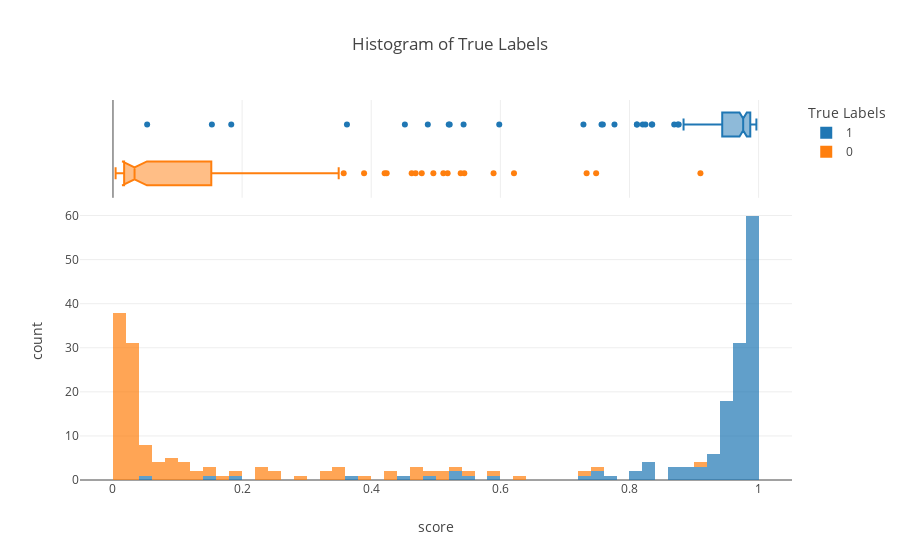
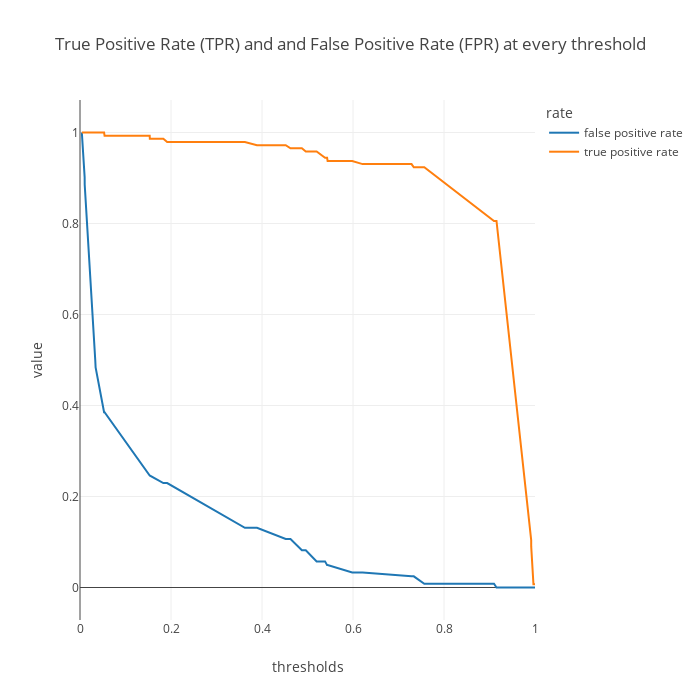
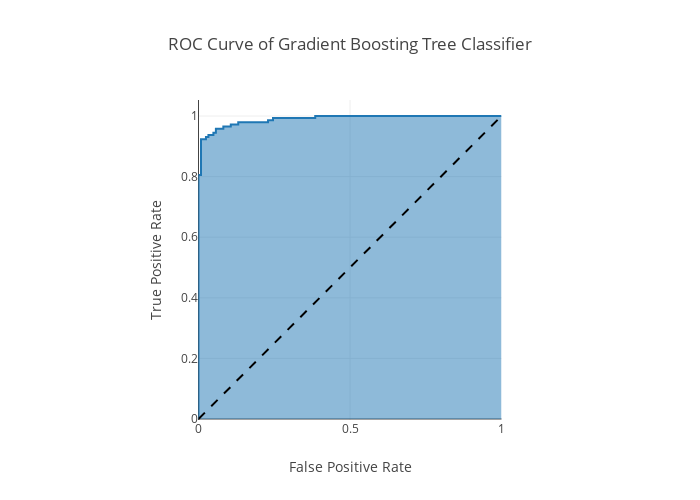

The notebook cell these images were saved under, in order:
### Markdown cell above
## D) Histogram of True Labels, True Positive Rate/False Positive Rate at Every Threshold and ROC Curve

### Code cell
gb = GradientBoostingClassifier()
gb.fit(X_train, y_train)
y_score = gb.predict_proba(X_test)[:, 1]
fpr, tpr, thresholds = roc_curve(y_test, y_score)

#histogram of scores compared to true labels
fig_hist = px.histogram( x = y_score, color = y_test, nbins = 50, 
labels = dict(color = 'True Labels', x = 'score'), title = 'Histogram of True Labels', opacity = 0.7,
marginal = 'box')
fig_hist.show()


df_tp = pd.DataFrame({
    'false positive rate' : fpr,
    'true positive rate' : tpr
}, index = thresholds)
df_tp.index.name = 'thresholds'
df_tp.columns.name = 'rate'

fig_thresh = px.line(df_tp, title = 'True Positive Rate (TPR) and and False Positive Rate (FPR) at every threshold',
width = 700, height = 700)

fig_thresh.update_yaxes(scaleanchor = 'x', scaleratio = 1)
fig_thresh.update_xaxes(range = [0,1], constrain = 'domain')
fig_thresh.show()

fig = px.area( x = fpr, y = tpr, 
title = 'ROC Curve of Gradient Boosting Tree Classifier',
labels = dict(x = 'False Positive Rate', y = 'True Positive Rate'),
width = 700, height = 500)

fig.add_shape(
    type = 'line', line = dict(dash = 'dash'),
    x0 = 0, x1 = 1, y0=0, y1=1
)

fig.update_yaxes(scaleanchor = 'x', scaleratio = 1)
fig.update_xaxes(range = [0,1], constrain = 'domain')
fig.show()

### Figure 1 — Plotly figure (JSON) as saved in the notebook; plotly's stock layout.template omitted (floating-point values rounded to 4 significant figures; data arrays with more than 128 entries replaced by an {"elided": "..."} marker saying what was removed)
{"data": [{"alignmentgroup": "True", "bingroup": "x", "hovertemplate": "True Labels=1<br>score=%{x}<br>count=%{y}<extra></extra>", "legendgroup": "1", "marker": {"color": "#1F77B4", "opacity": 0.7}, "name": "1", "nbinsx": 50, "offsetgroup": "1", "orientation": "v", "showlegend": true, "type": "histogram", "x": {"elided": "144 float values"}, "xaxis": "x", "yaxis": "y"}, {"alignmentgroup": "True", "hovertemplate": "True Labels=1<br>score=%{x}<extra></extra>", "legendgroup": "1", "marker": {"color": "#1F77B4"}, "name": "1", "notched": true, "offsetgroup": "1", "showlegend": false, "type": "box", "x": {"elided": "144 float values"}, "xaxis": "x2", "yaxis": "y2"}, {"alignmentgroup": "True", "bingroup": "x", "hovertemplate": "True Labels=0<br>score=%{x}<br>count=%{y}<extra></extra>", "legendgroup": "0", "marker": {"color": "#FF7F0E", "opacity": 0.7}, "name": "0", "nbinsx": 50, "offsetgroup": "0", "orientation": "v", "showlegend": true, "type": "histogram", "x": [0.03352, 0.006616, 0.06687, 0.01161, 0.05398, 0.3266, 0.1092, 0.02244, 0.01707, 0.1367, 0.1267, 0.01906, 0.4782, 0.1657, 0.3496, 0.007832, 0.01165, 0.07848, 0.0219, 0.5895, 0.4688, 0.01655, 0.1052, 0.009313, 0.08664, 0.01814, 0.7336, 0.01114, 0.01693, 0.2319, 0.03328, 0.1916, 0.02902, 0.01937, 0.2379, 0.08373, 0.04769, 0.01036, 0.01246, 0.0263, 0.4239, 0.2465, 0.9099, 0.01494, 0.02497, 0.04986, 0.3443, 0.01023, 0.0254, 0.02196, 0.009692, 0.01115, 0.04062, 0.01352, 0.01784, 0.07377, 0.009143, 0.0294, 0.007289, 0.01042, 0.1049, 0.01023, 0.3573, 0.02572, 0.01816, 0.004054, 0.02091, 0.01865, 0.7484, 0.5442, 0.2934, 0.4963, 0.07657, 0.01811, 0.01086, 0.02066, 0.02951, 0.03929, 0.01302, 0.008983, 0.02134, 0.5117, 0.326, 0.008224, 0.1148, 0.02764, 0.4208, 0.02258, 0.03295, 0.4626, 0.08452, 0.007824, 0.009635, 0.02273, 0.02684, 0.014, 0.0049, 0.6211, 0.0343, 0.5184, 0.03448, 0.03171, 0.01728, 0.2397, 0.0385, 0.5386, 0.1523, 0.03595, 0.3889, 0.09463, 0.1535, 0.03214, 0.01385, 0.08762, 0.04518, 0.04892, 0.02003, 0.03352, 0.02056, 0.0475, 0.2427, 0.03464], "xaxis": "x", "yaxis": "y"}, {"alignmentgroup": "True", "hovertemplate": "True Labels=0<br>score=%{x}<extra></extra>", "legendgroup": "0", "marker": {"color": "#FF7F0E"}, "name": "0", "notched": true, "offsetgroup": "0", "showlegend": false, "type": "box", "x": [0.03352, 0.006616, 0.06687, 0.01161, 0.05398, 0.3266, 0.1092, 0.02244, 0.01707, 0.1367, 0.1267, 0.01906, 0.4782, 0.1657, 0.3496, 0.007832, 0.01165, 0.07848, 0.0219, 0.5895, 0.4688, 0.01655, 0.1052, 0.009313, 0.08664, 0.01814, 0.7336, 0.01114, 0.01693, 0.2319, 0.03328, 0.1916, 0.02902, 0.01937, 0.2379, 0.08373, 0.04769, 0.01036, 0.01246, 0.0263, 0.4239, 0.2465, 0.9099, 0.01494, 0.02497, 0.04986, 0.3443, 0.01023, 0.0254, 0.02196, 0.009692, 0.01115, 0.04062, 0.01352, 0.01784, 0.07377, 0.009143, 0.0294, 0.007289, 0.01042, 0.1049, 0.01023, 0.3573, 0.02572, 0.01816, 0.004054, 0.02091, 0.01865, 0.7484, 0.5442, 0.2934, 0.4963, 0.07657, 0.01811, 0.01086, 0.02066, 0.02951, 0.03929, 0.01302, 0.008983, 0.02134, 0.5117, 0.326, 0.008224, 0.1148, 0.02764, 0.4208, 0.02258, 0.03295, 0.4626, 0.08452, 0.007824, 0.009635, 0.02273, 0.02684, 0.014, 0.0049, 0.6211, 0.0343, 0.5184, 0.03448, 0.03171, 0.01728, 0.2397, 0.0385, 0.5386, 0.1523, 0.03595, 0.3889, 0.09463, 0.1535, 0.03214, 0.01385, 0.08762, 0.04518, 0.04892, 0.02003, 0.03352, 0.02056, 0.0475, 0.2427, 0.03464], "xaxis": "x2", "yaxis": "y2"}], "layout": {"barmode": "relative", "legend": {"title": {"text": "True Labels"}, "tracegroupgap": 0}, "title": {"text": "Histogram of True Labels"}, "xaxis": {"anchor": "y", "domain": [0, 1], "title": {"text": "score"}}, "xaxis2": {"anchor": "y2", "domain": [0, 1], "matches": "x", "showgrid": true, "showticklabels": false}, "yaxis": {"anchor": "x", "domain": [0, 0.7326], "title": {"text": "count"}}, "yaxis2": {"anchor": "x2", "domain": [0.7426, 1], "matches": "y2", "showgrid": false, "showline": false, "showticklabels": false, "ticks": ""}}}

### Figure 2 — Plotly figure (JSON) as saved in the notebook; plotly's stock layout.template omitted (floating-point values rounded to 4 significant figures)
{"data": [{"hovertemplate": "rate=false positive rate<br>thresholds=%{x}<br>value=%{y}<extra></extra>", "legendgroup": "false positive rate", "line": {"color": "#1F77B4", "dash": "solid"}, "mode": "lines", "name": "false positive rate", "orientation": "v", "showlegend": true, "type": "scatter", "x": [1.997, 0.9966, 0.9917, 0.9916, 0.9154, 0.9099, 0.7567, 0.7336, 0.7287, 0.6211, 0.5983, 0.5442, 0.5431, 0.5386, 0.52, 0.4963, 0.4876, 0.4626, 0.4521, 0.3889, 0.3624, 0.1916, 0.1832, 0.1535, 0.1532, 0.05398, 0.05292, 0.0343, 0.03352, 0.01036, 0.01023, 0.004054], "xaxis": "x", "y": [0, 0, 0, 0, 0, 0.008197, 0.008197, 0.02459, 0.02459, 0.03279, 0.03279, 0.04918, 0.04918, 0.05738, 0.05738, 0.08197, 0.08197, 0.1066, 0.1066, 0.1311, 0.1311, 0.2295, 0.2295, 0.2459, 0.2459, 0.3852, 0.3852, 0.4836, 0.5, 0.8852, 0.9016, 1], "yaxis": "y"}, {"hovertemplate": "rate=true positive rate<br>thresholds=%{x}<br>value=%{y}<extra></extra>", "legendgroup": "true positive rate", "line": {"color": "#FF7F0E", "dash": "solid"}, "mode": "lines", "name": "true positive rate", "orientation": "v", "showlegend": true, "type": "scatter", "x": [1.997, 0.9966, 0.9917, 0.9916, 0.9154, 0.9099, 0.7567, 0.7336, 0.7287, 0.6211, 0.5983, 0.5442, 0.5431, 0.5386, 0.52, 0.4963, 0.4876, 0.4626, 0.4521, 0.3889, 0.3624, 0.1916, 0.1832, 0.1535, 0.1532, 0.05398, 0.05292, 0.0343, 0.03352, 0.01036, 0.01023, 0.004054], "xaxis": "x", "y": [0, 0.006944, 0.09028, 0.1042, 0.8056, 0.8056, 0.9236, 0.9236, 0.9306, 0.9306, 0.9375, 0.9375, 0.9444, 0.9444, 0.9583, 0.9583, 0.9653, 0.9653, 0.9722, 0.9722, 0.9792, 0.9792, 0.9861, 0.9861, 0.9931, 0.9931, 1, 1, 1, 1, 1, 1], "yaxis": "y"}], "layout": {"height": 700, "legend": {"title": {"text": "rate"}, "tracegroupgap": 0}, "title": {"text": "True Positive Rate (TPR) and and False Positive Rate (FPR) at every threshold"}, "width": 700, "xaxis": {"anchor": "y", "constrain": "domain", "domain": [0, 1], "range": [0, 1], "title": {"text": "thresholds"}}, "yaxis": {"anchor": "x", "domain": [0, 1], "scaleanchor": "x", "scaleratio": 1, "title": {"text": "value"}}}}

### Figure 3 — Plotly figure (JSON) as saved in the notebook; plotly's stock layout.template omitted (floating-point values rounded to 4 significant figures)
{"data": [{"hovertemplate": "False Positive Rate=%{x}<br>True Positive Rate=%{y}<extra></extra>", "legendgroup": "", "line": {"color": "#1F77B4"}, "mode": "lines", "name": "", "orientation": "v", "showlegend": false, "stackgroup": "1", "type": "scatter", "x": [0, 0, 0, 0, 0, 0.008197, 0.008197, 0.02459, 0.02459, 0.03279, 0.03279, 0.04918, 0.04918, 0.05738, 0.05738, 0.08197, 0.08197, 0.1066, 0.1066, 0.1311, 0.1311, 0.2295, 0.2295, 0.2459, 0.2459, 0.3852, 0.3852, 0.4836, 0.5, 0.8852, 0.9016, 1], "xaxis": "x", "y": [0, 0.006944, 0.09028, 0.1042, 0.8056, 0.8056, 0.9236, 0.9236, 0.9306, 0.9306, 0.9375, 0.9375, 0.9444, 0.9444, 0.9583, 0.9583, 0.9653, 0.9653, 0.9722, 0.9722, 0.9792, 0.9792, 0.9861, 0.9861, 0.9931, 0.9931, 1, 1, 1, 1, 1, 1], "yaxis": "y"}], "layout": {"height": 500, "legend": {"tracegroupgap": 0}, "shapes": [{"line": {"dash": "dash"}, "type": "line", "x0": 0, "x1": 1, "y0": 0, "y1": 1}], "title": {"text": "ROC Curve of Gradient Boosting Tree Classifier"}, "width": 700, "xaxis": {"anchor": "y", "constrain": "domain", "domain": [0, 1], "range": [0, 1], "title": {"text": "False Positive Rate"}}, "yaxis": {"anchor": "x", "domain": [0, 1], "scaleanchor": "x", "scaleratio": 1, "title": {"text": "True Positive Rate"}}}}
